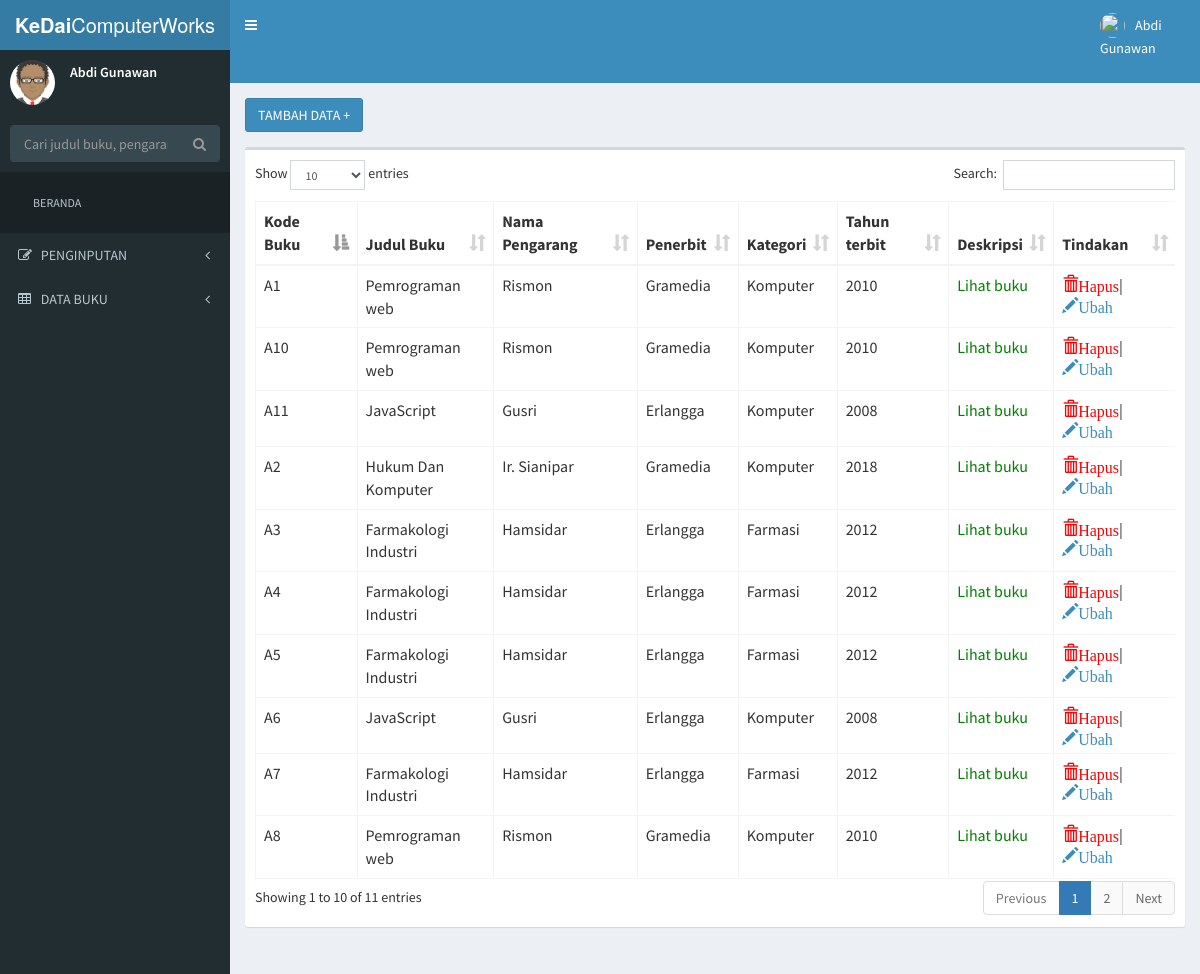
The page /web_extract/admin/data.php (signed in) on the database its author committed.
### tables this page shows
CREATE TABLE `judul` (
  `id` int(5) NOT NULL,
  `kode_buku` varchar(10) NOT NULL,
  `judulbuku` varchar(100) NOT NULL,
  `namapengarang` varchar(100) NOT NULL,
  `kodepenerbit` varchar(100) NOT NULL,
  `kategori` int(3) NOT NULL,
  `thn_terbit` int(4) NOT NULL,
  `pdf` varchar(255) NOT NULL
);

CREATE TABLE `kategori` (
  `id` int(3) NOT NULL,
  `nama_kategori` varchar(20) NOT NULL,
  `rak` char(5) NOT NULL
);

### web_extract/admin/data.php (the view, shortened to what this page needs)
<?php
$user		= $_COOKIE['ambil'];
?>
<!DOCTYPE html>
<html>
<head>
  <link rel="stylesheet" href="../bower_components/bootstrap/dist/css/bootstrap.min.css">
  <link rel="stylesheet" href="../bower_components/font-awesome/css/font-awesome.min.css">
  <link rel="stylesheet" href="../bower_components/Ionicons/css/ionicons.min.css">
  <link rel="stylesheet" href="../bower_components/datatables.net-bs/css/dataTables.bootstrap.min.css">
  <link rel="stylesheet" href="../dist/css/AdminLTE.min.css">
  <link rel="stylesheet" href="../dist/css/skins/_all-skins.min.css">
</head>
<body class="hold-transition skin-blue sidebar-mini">
<div class="wrapper">
  <header class="main-header">
    <a href="" class="logo">
      <span class="logo-lg"><b>KeDai</b>ComputerWorks</span>
    </a>
    <nav class="navbar navbar-static-top">
      <a href="#" class="sidebar-toggle" data-toggle="push-menu" role="button">
      </a>
      <div class="navbar-custom-menu">
        <ul class="nav navbar-nav">
          <li class="dropdown user user-menu">
            <a href="#" class="dropdown-toggle" data-toggle="dropdown">
              <img src="profil.jpg" class="user-image" alt="User Image">
              <span class="hidden-xs"><?php echo '<p>'.$user.'</p>'; ?></span>
            </a>
          </li>
        </ul>
      </div>
    </nav>
  </header>
  <aside class="main-sidebar">
    <section class="sidebar">
      <div class="user-panel">
        <div class="pull-left image">
          <img src="../dist/img/avatar.png" class="img-circle" alt="User Image">
        </div>
        <div class="pull-left info">
          <?php echo '<p>'.$user.'</p>'; ?>
        </div>
      </div>
      <form action="data.php" method="post" class="sidebar-form">
        <div class="input-group">
          <input type="text" name="q" class="form-control" placeholder="Cari judul buku, pengarang">
          <span class="input-group-btn">
                <button type="submit" name="search" class="btn btn-flat"><i class="fa fa-search"></i>
                </button>
              </span>
        </div>
      </form>
      <ul class="sidebar-menu" data-widget="tree">
        <li class="header"><a href="home.php">BERANDA</a></li>
        <li class="treeview">
          <a href="">
            <i class="fa fa-edit"></i> <span>PENGINPUTAN</span>
			 <span class="pull-right-container">
              <i class="fa fa-angle-left pull-right"></i>
            </span>
			</a>
        </li>
        <li class="treeview">
          <a href="data.php">
            <i class="fa fa-table"></i> <span>DATA BUKU</span>
            <span class="pull-right-container">
              <i class="fa fa-angle-left pull-right"></i>
            </span>
			</a>
        </li>
		</ul>
    </section>
  </aside>
    <div class="content-wrapper">
	<section class="content-header">
                 <a href="databuku.php"><button type="submit" class="btn btn-primary">TAMBAH DATA + </button></a>
    </section>
   <section class="content">
   <div class="row">
   <div class="col-xs-12">
          <div class="box">
          <div class="box-body">
              <table id="example1" class="table table-bordered table-hover">
                <thead>
                <tr>
                  <th>Kode Buku</th>
                  <th>Judul Buku</th>
                  <th>Nama Pengarang</th>
                  <th>Penerbit</th>
                  <th>Kategori</th>
                  <th>Tahun terbit</th>
                  <th>Deskripsi</th>
                  <th>Tindakan</th>
                </tr>
                </thead>
                <tbody>
				<?php
		$link  = mysqli_connect("localhost","root","","web");
		if(isset($_POST['search'])) {
		$cari  = $_POST['q'];
		$query = "SELECT judul.kode_buku, judul.judulbuku, judul.namapengarang, judul.kodepenerbit, judul.thn_terbit, kategori.nama_kategori
					from judul inner join kategori on judul.kategori=kategori.id WHERE judulbuku LIKE '%".$cari."%' or namapengarang like '%".$cari."%' ";
		$kirim = mysqli_query($link, $query) or die(mysqli_error());
	} else {
		$query = "SELECT judul.kode_buku, judul.judulbuku, judul.namapengarang, judul.kodepenerbit, judul.thn_terbit, judul.pdf,
					kategori.nama_kategori from judul inner join kategori on judul.kategori=kategori.id";
		$kirim = mysqli_query($link, $query);
	}
	while ($namapengguna = mysqli_fetch_array($kirim)) {
		echo '<tr>';
		echo '<td> '.$namapengguna['kode_buku'] 	.' 		</td>';
		echo '<td> '.$namapengguna['judulbuku'] 	.'		</td>';
		echo '<td> '.$namapengguna['namapengarang']	.'  	</td>';
		echo '<td> '.$namapengguna['kodepenerbit']	.'  	</td>';
		echo '<td> '.$namapengguna['nama_kategori']	.'  	</td>';
		echo '<td> '.$namapengguna['thn_terbit']	.'  	</td>';
		echo '<td><a  style="color:green" href="tampil.php?ni='.$namapengguna['pdf'].'" target="blank">Lihat buku</a>	</td>';
		echo '<td ><a style="color:red" href="hapus.php?ni='.$namapengguna['kode_buku'].' " <span class="glyphicon glyphicon-trash" onclick="return konfirmasihapus()" >Hapus </a>|
		<a href="edit.php?ni='.$namapengguna['kode_buku'].' " <span class="glyphicon glyphicon-pencil" >Ubah</a></td>';
		echo '</tr>';
	} ?>
                </tbody>
              </table>
          </div>
          </div>
 </div>
 </div>
</section>
  </div>
</div>
</body>
</html>

### rows shown on the page
judul: kode_buku "A1", judulbuku "Pemrograman web", namapengarang "Rismon", kodepenerbit "Gramedia", kategori.nama_kategori "Komputer", thn_terbit "2010"
judul: kode_buku "A10", judulbuku "Pemrograman web", namapengarang "Rismon", kodepenerbit "Gramedia", kategori.nama_kategori "Komputer", thn_terbit "2010"
judul: kode_buku "A11", judulbuku "JavaScript", namapengarang "Gusri", kodepenerbit "Erlangga", kategori.nama_kategori "Komputer", thn_terbit "2008"
judul: kode_buku "A2", judulbuku "Hukum Dan Komputer", namapengarang "Ir. Sianipar", kodepenerbit "Gramedia", kategori.nama_kategori "Komputer", thn_terbit "2018"
judul: kode_buku "A3", judulbuku "Farmakologi Industri", namapengarang "Hamsidar", kodepenerbit "Erlangga", kategori.nama_kategori "Farmasi", thn_terbit "2012"
judul: kode_buku "A4", judulbuku "Farmakologi Industri", namapengarang "Hamsidar", kodepenerbit "Erlangga", kategori.nama_kategori "Farmasi", thn_terbit "2012"
judul: kode_buku "A5", judulbuku "Farmakologi Industri", namapengarang "Hamsidar", kodepenerbit "Erlangga", kategori.nama_kategori "Farmasi", thn_terbit "2012"
judul: kode_buku "A6", judulbuku "JavaScript", namapengarang "Gusri", kodepenerbit "Erlangga", kategori.nama_kategori "Komputer", thn_terbit "2008"
judul: kode_buku "A7", judulbuku "Farmakologi Industri", namapengarang "Hamsidar", kodepenerbit "Erlangga", kategori.nama_kategori "Farmasi", thn_terbit "2012"
judul: kode_buku "A8", judulbuku "Pemrograman web", namapengarang "Rismon", kodepenerbit "Gramedia", kategori.nama_kategori "Komputer", thn_terbit "2010"

### other values the page prints
$user "Abdi Gunawan"
